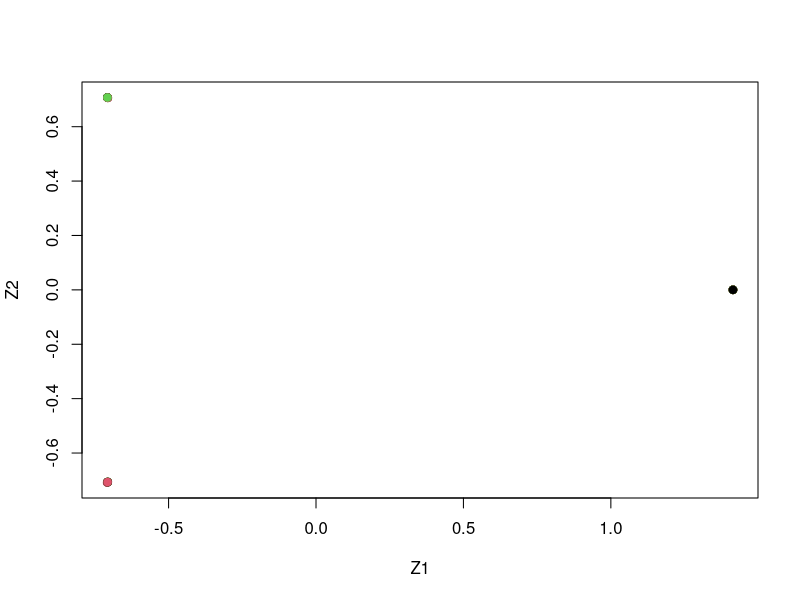

Here is the R script that generated this plot:
#Problem3(a)
set.seed(1)
x = matrix(rnorm(20*3*50, mean=0, sd=0.001), ncol=50)
x[1:20, 2] = 1
x[21:40, 1] = 2
x[21:40, 2] = 2
x[41:60, 1] = 1
true.labels = c(rep(1, 20), rep(2, 20), rep(3, 20))
#3(b)
pr.out = prcomp(x)
plot(pr.out$x[, 1:2], col = 1:3, xlab = "Z1", ylab = "Z2", pch = 19)
#3(c)
km.out = kmeans(x, 3, nstart=20)
table(km.out$cluster, c(rep(1,20), rep(2,20), rep(3,20)))
#3(d)
km.out = kmeans(x, 2, nstart = 20)
table(true.labels, km.out$cluster)
#3(e)
km.out <- kmeans(x, 4, nstart = 20)
table(true.labels, km.out$cluster)
#3(f)
km.out <- kmeans(pr.out$x[, 1:2], 3, nstart = 20)
table(true.labels, km.out$cluster)
#3(g)
km.out <- kmeans(scale(x), 3, nstart = 20)
table(true.labels, km.out$cluster)
